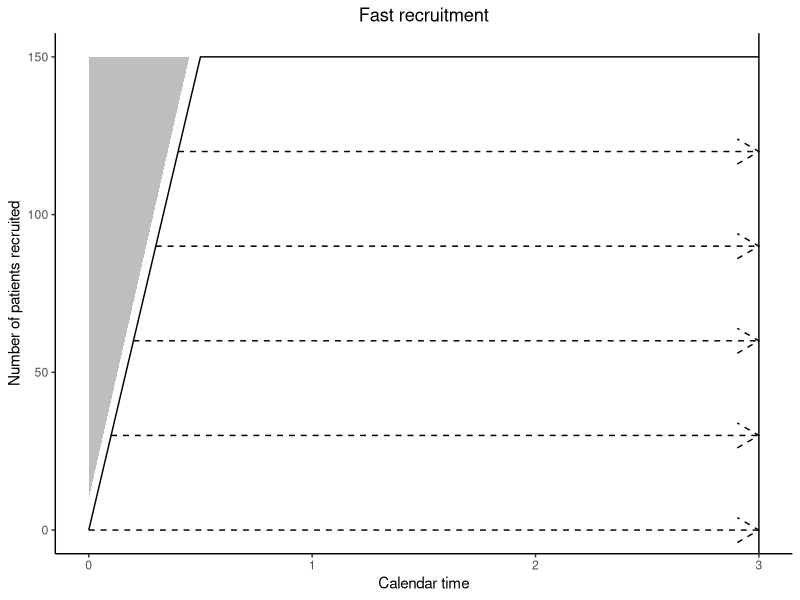
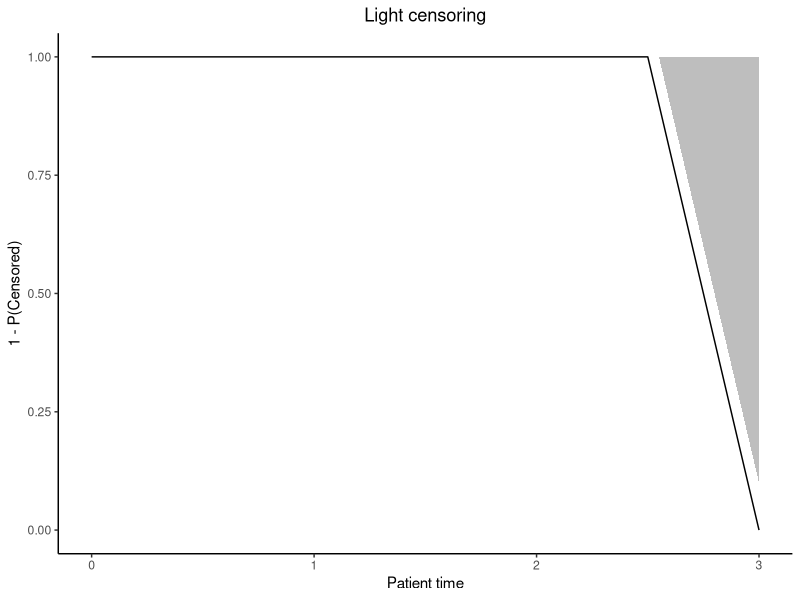

The R source for these figures, in order:
#########################################################################
## recruitment assumptions

dat <- data.frame(n_pats = c(0, 30, 60, 90, 120, 150, 150),
                  cal_t = c(0, .1, .2, .3, .4, .5, 3))

library(ggplot2)

dat_lines <- data.frame(x = c((0:4)/10, rep(3, 5)),
                        id = rep(as.character(0:4), 2),
                        y = rep((0:4)*30, 2)) 

dat_ribbon <- data.frame(x = c(0, 0.45),
                         ymin = c(10, 150),
                         ymax = c(150, 150),
                         n_pats = c(0, 0.45))

p_1 <- ggplot(data = dat,
       mapping = aes(x = cal_t,
                     y = n_pats)) +
  geom_line() + 
  theme_classic() +
  theme(plot.title = element_text(hjust = 0.5)) +
  geom_line(data = dat_lines,
            mapping = aes(x = x, 
                          y = y,
                          group = id),
            arrow = arrow(),
            linetype = 2) +
  xlab("Calendar time") +
  ylab("Number of patients recruited") + 
  ggtitle("Fast recruitment") + 
  geom_ribbon(data = dat_ribbon,
              mapping = aes(x = x,
                            ymin = ymin,
                            ymax = ymax),
              fill = "grey") +
  geom_vline(xintercept = 3)


###########################################################################
## censoring distribution


dat <- data.frame(pat_t = c(0, 2.5, 3),
                  p_cens = c(1, 1, 0))

dat_ribbon <- data.frame(x = c(2.55, 3),
                         ymin = c(1, 0.1),
                         ymax = c(1, 1))



p_2 <- ggplot() +
  geom_line(data = dat,
            mapping = aes(x = pat_t,
                          y = p_cens)) + 
  theme_classic() +
  theme(plot.title = element_text(hjust = 0.5)) +
  xlab("Patient time") +
  ylab("1 - P(Censored)") + 
  ggtitle("Light censoring") + 
  geom_ribbon(data = dat_ribbon,
              mapping = aes(x = x,
                            ymin = ymin,
                            ymax = ymax),
              fill = "grey") 




























